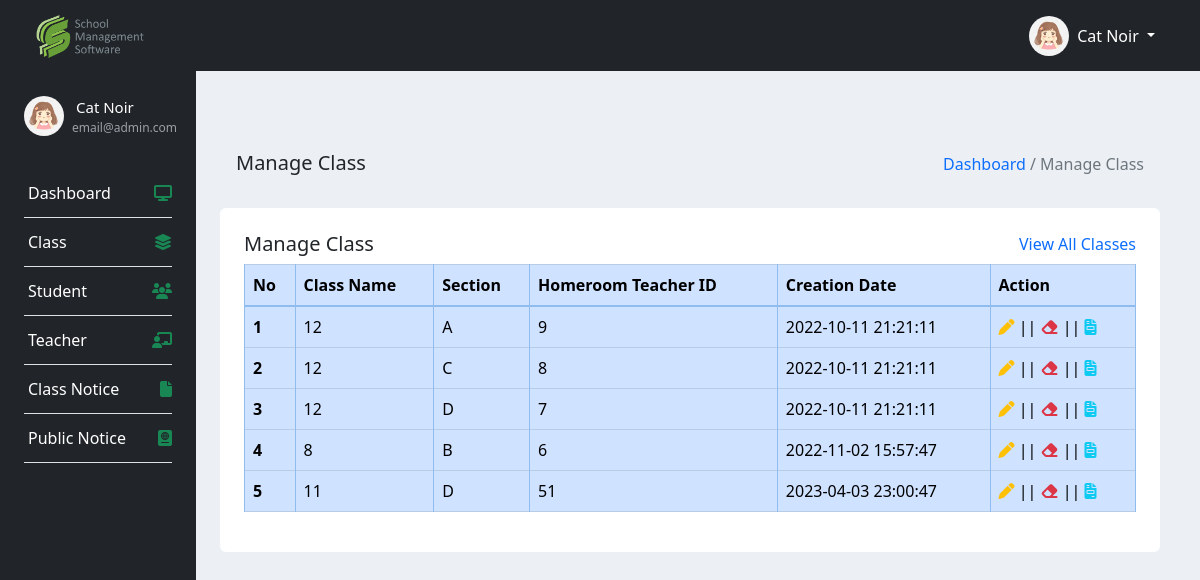
/admin/views/manageClass.php (signed in), run on the app's committed database.
### tables this page shows
CREATE TABLE IF NOT EXISTS `classes` (
  `class_id` int(11) NOT NULL AUTO_INCREMENT,
  `class_name` varchar(255) NOT NULL,
  `section` varchar(30) NOT NULL,
  `date_created` datetime NOT NULL DEFAULT CURRENT_TIMESTAMP,
  `teacher_id` int(11) NOT NULL,
  PRIMARY KEY (`class_id`)
);

### admin/func/ClassHandler.php (called while the page is built, shortened)
<?php
    function getClasses(){
        global $conn;
        $sql = "SELECT *, c.date_created as date
                FROM classes c join users u ON c.teacher_id = u.id
                ORDER BY c.class_id ASC";
        $stmt = $conn->prepare($sql);
        $stmt->execute();
        $results = $stmt->get_result();
        return $results->fetch_all(MYSQLI_ASSOC);
    }
?>

### admin/views/manageClass.php (the view, shortened to what this page needs)
<?php
include "../inc/head.php";
include "../func/ClassHandler.php";
$classes = getClasses();
?>
<div class="container my-5 ml-2 flex-shrink-1 p-3">
    <div class="row p-3">
        <div class="col-md-12">
            <div class="align-items-baseline d-flex justify-content-between">
                <h5>Manage Class</h5>
                <div class="d-flex align-items-baseline">
                    <a class="text-decoration-none" href="index.php">Dashboard</a>
                    <p class="ml-1 text-muted">/ Manage Class</p>
                </div>
            </div>
        </div>
    </div>
    <div class="bg-white p-4 rounded">
        <div class="d-flex justify-content-between">
            <h5 class="text-center">Manage Class</h5>
            <a class="text-decoration-none" href="#">View All Classes</a>
        </div>
        <table class="table table-primary table-bordered">
            <thead>
                <tr>
                    <th scope="col">No</th>
                    <th scope="col">Class Name</th>
                    <th scope="col">Section</th>
                    <th scope="col">Homeroom Teacher ID</th>
                    <th scope="col">Creation Date</th>
                    <th scope="col">Action</th>
                </tr>
            </thead>
            <tbody>
                <?php
                $i = 1;
                foreach($classes as $class) { ?>
                <tr>
                    <th><?php echo $i?></th>
                    <td><?php echo $class['class_name']?></td>
                    <td><?php echo $class['section']?></td>
                    <td><?php echo $class['teacher_id']?></td>
                    <td><?php echo $class['date']?></td>
                    <td><a class="text-decoration-none text-warning" data-bs-toggle="modal"
                            data-bs-target="#editModal<?=$i?>"><i class="fa-solid fa-pen"></i></a> ||
                        <a class="text-decoration-none text-danger" data-bs-toggle="modal"
                            data-bs-target="#deleteModal<?=$i?>"><i class="fa-solid fa-eraser"></i></a> ||
                        <a class="text-decoration-none text-info" data-bs-toggle="modal"
                            data-bs-target="#viewModal<?=$i?>"><i class="fa-solid fa-file-invoice"></i></a>
                    </td>
                </tr>
                <?php $i += 1;} ?>
            </tbody>
        </table>
    </div>
</div>
<?php
include "../inc/footer.php";
?>

### admin/inc/head.php (shortened to what this page needs)
<!DOCTYPE html>
<html lang="en">
<head>
    <link rel="stylesheet" href="https://cdnjs.cloudflare.com/ajax/libs/bootswatch/4.6.0/cosmo/bootstrap.min.css">
    <link rel="stylesheet" href="https://cdnjs.cloudflare.com/ajax/libs/font-awesome/6.1.1/css/all.min.css">
    <link href="https://cdn.jsdelivr.net/npm/bootstrap@5.2.1/dist/css/bootstrap.min.css" rel="stylesheet"
>
    <link rel="stylesheet" href="../../css/Style.css">
</head>
<body style="background: #ecf0f4">
    <nav class="navbar navbar-expand-lg bg-dark">
        <div class="container-fluid">
            <img src="../../images/logo.png" alt="" height="55">
            <div class="collapse navbar-collapse" id="navbarNavDarkDropdown">
                <ul class="navbar-nav ml-auto" style="margin: 0px 25px;">
                    <?php if($_SESSION['image'] == ""):?>
                    <img src="../../images/user.png" alt="hugenerd" width="40" height="40"
                        class="rounded-circle horizontal-nav-img">
                    <?php else: ?>
                    <img src="<?=$_SESSION['image']?>" alt="hugenerd" width="40" height="40"
                        class="rounded-circle horizontal-nav-img">
                    <?php endif; ?>
                    <li class="nav-item dropdown">
                        <a class="nav-link dropdown-toggle text-white" href="#" role="button" data-bs-toggle="dropdown"
                            aria-expanded="false">
                            <?=$_SESSION['Fname'] . " " . $_SESSION['Lname']?>
                        </a>
                    </li>
                </ul>
            </div>
        </div>
    </nav>
    <div class="row flex-nowrap container-fluid">
        <div class="col-auto col-md-3 col-xl-2 px-sm-2 px-0 bg-dark hidden-menu-vertical">
            <div class="d-flex flex-column align-items-center align-items-sm-start px-3 pt-2 text-white min-vh-100">
                <ul class="nav nav-pills flex-column mb-sm-auto mb-0 align-items-center align-items-sm-start" id="menu">
                    <li class="nav-item d-flex align-items-center justify-content-between pb-3 mt-3">
                        <a href="admin.php" class="d-flex align-items-center text-white text-decoration-none">
                            <?php if($_SESSION['image'] == ""):?>
                            <img src="../../images/user.png" alt="hugenerd" width="40" height="40"
                                class="rounded-circle horizontal-nav-img mb-3 mr-2">
                            <?php else: ?>
                            <img src="<?=$_SESSION['image']?>" alt="hugenerd" width="40" height="40"
                                class="rounded-circle horizontal-nav-img mb-3 mr-2">
                            <?php endif; ?>
                            <div class="text-wrap">
                                <span class="d-none d-sm-inline mx-1"
                                    style="font-size: 15px;"><?=$_SESSION['Fname'] . " " . $_SESSION['Lname']?></span>
                                <p style="font-size: 12px; font-weight: 400; color:#9c9fa6;"><?=$_SESSION['email']?></p>
                            </div>
                        </a>
                    </li>
                    <li class="nav-item border-bottom d-flex align-items-center justify-content-between">
                        <a href="index.php" class="nav-link align-middle px-0">
                            <span class="ms-1 d-none d-sm-inline text-white">Dashboard</span>
                        </a>
                        <i class="text-success fa-solid fa-display"></i>
                    </li>
                    <li class="nav-item border-bottom">
                        <div class="d-flex align-items-center justify-content-between">
                            <a href="#submenu1" data-bs-toggle="collapse" class="nav-link px-0 align-middle"><span
                                    class="ms-1 d-none d-sm-inline text-white">Class</span></a>
                            <i class="text-success fa-solid fa-layer-group"></i>
                        </div>
                    </li>
                    <li class="nav-item border-bottom">
                        <div class="d-flex align-items-center justify-content-between">
                            <a href="#submenu2" data-bs-toggle="collapse" class="nav-link px-0 align-middle"><span
                                    class="ms-1 d-none d-sm-inline text-white">Student</span></a>
                            <i class="text-success fa-solid fa-users"></i>
                        </div>
                    </li>
                    <li class="nav-item border-bottom">
                        <div class="d-flex align-items-center justify-content-between">
                            <a href="#submenu3" data-bs-toggle="collapse" class="nav-link px-0 align-middle"><span
                                    class="ms-1 d-none d-sm-inline text-white">Teacher</span></a>
                            <i class="fa-solid fa-chalkboard-user text-success"></i>
                        </div>
                    </li>
                    <li class="nav-item border-bottom">
                        <div class="d-flex align-items-center justify-content-between">
                            <a href="#submenu4" data-bs-toggle="collapse" class="nav-link px-0 align-middle"><span
                                    class="ms-1 d-none d-sm-inline text-white">Class Notice</span></a>
                            <i class="text-success fa-solid fa-file"></i>
                        </div>
                    </li>
                    <li class="nav-item border-bottom">
                        <div class="d-flex align-items-center justify-content-between">
                            <a href="#submenu5" data-bs-toggle="collapse" class="nav-link px-0 align-middle"><span
                                    class="ms-1 d-none d-sm-inline text-white">Public Notice</span></a>
                            <i class="text-success fa-solid fa-passport"></i>
                        </div>
                    </li>
                </ul>
            </div>
        </div>

### admin/inc/footer.php (shortened to what this page needs)
</div>
</body>
</html>

### css/Style.css (style rules this page uses)
li.nav-item.border-bottom { width: 100%; }
ul#menu { width: 100%; }
a.nav-link.align-middle.px-0 { line-height: 2; }

### data on the page
classes: class_name "12", section "A", teacher "9", date_created "2022-10-11 21:21:11"
classes: class_name "12", section "C", teacher "8", date_created "2022-10-11 21:21:11"
classes: class_name "12", section "D", teacher "7", date_created "2022-10-11 21:21:11"
classes: class_name "8", section "B", teacher "6", date_created "2022-11-02 15:57:47"
classes: class_name "11", section "D", teacher "51", date_created "2023-04-03 23:00:47"

### other printed values
$_SESSION['Fname'] "Cat"
$_SESSION['Lname'] "Noir"
$_SESSION['email'] "email@admin.com"
